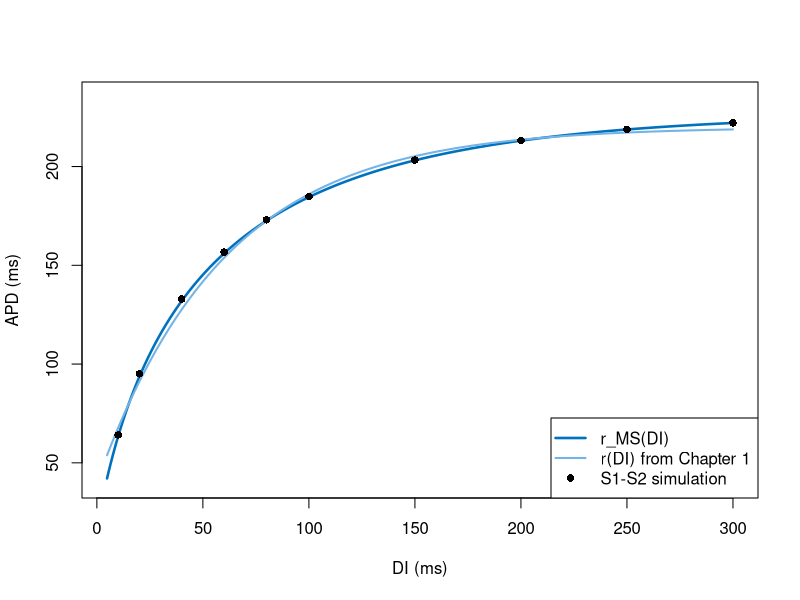

Reproduce this figure in R.
# Fig. 3.25: Restitution curve of the Mitchell-Schaeffer model (book, Section 3.5, Eq. 3.33)
# formula r_MS(DI), simulated S1-S2 measurement (three S1 stimuli 400 ms apart, then S2 after the pause DI), and r(DI) from Chapter 1
# (c) 2026 Philipp Kügler · Program for the book "Dynamical Systems in the Life Sciences" · MIT License (see LICENSE)
tin <- 0.3; tout <- 6; topen <- 100; tclose <- 115; vgate <- 0.13   # parameters in ms
hc <- 4 * tin / tout

simuliere <- function(T, reize, J = 0.2, dauer = 2, dt = 0.01, h_fest = FALSE) {
  # Euler's method for the Mitchell-Schaeffer model; stimulus current J for 'dauer' ms from each time in 'reize'
  N <- round(T / dt); t <- dt * (0:N)
  Jt <- numeric(N + 1)
  for (s in reize) Jt[t >= s - 1e-9 & t < s + dauer - 1e-9] <- J
  v <- numeric(N + 1); h <- rep(1, N + 1)
  for (n in 1:N) {
    dv <- h[n] * v[n]^2 * (1 - v[n]) / tin - v[n] / tout + Jt[n]
    dh <- if (h_fest) 0 else if (v[n] < vgate) (1 - h[n]) / topen else -h[n] / tclose
    v[n + 1] <- v[n] + dt * dv; h[n + 1] <- h[n] + dt * dh
  }
  list(t = t, v = v, h = h)
}
durchgaenge <- function(t, v, schwelle = 0.1) t[which(diff(sign(v - schwelle)) != 0)]   # start and end of the action potentials

x <- simuliere(500, 0)
d <- durchgaenge(x$t, x$v); apd <- d[2] - d[1]
he <- x$h[which(x$t >= d[2])[1]]                          # h at the end of the action potential
Delta <- apd - tclose * log(1 / hc)
r_ms <- function(DI) Delta + tclose * log((1 - (1 - he) * exp(-DI / topen)) / hc)
r_k1 <- function(DI) 220 - 180 * exp(-DI / 60)
x <- simuliere(1250, c(0, 400, 800))
d <- durchgaenge(x$t, x$v)
ende <- d[d > 805][1]                                     # end of the third action potential
DIs <- c(10, 20, 40, 60, 80, 100, 150, 200, 250, 300)
sim <- sapply(DIs, function(DI) {
  s2 <- ende + DI
  x <- simuliere(s2 + 400, c(0, 400, 800, s2))
  d <- durchgaenge(x$t, x$v); d <- d[d > s2 - 1]
  d[2] - d[1]
})
cat(sprintf("h_e = %.4f,  Delta = %.2f ms\n", he, Delta))
cat("DI:        ", sprintf("%5d", DIs), "\n")
cat("simulation:", sprintf("%5.1f", sim), "\n")
cat("formula:    ", sprintf("%5.1f", r_ms(DIs)), "\n")
DI <- seq(4.8, 300, length.out = 400)
plot(DI, r_ms(DI), type = "l", col = rgb(0, 0.447, 0.741), lwd = 2.5, ylim = c(40, 235), xlab = "DI (ms)", ylab = "APD (ms)")
lines(DI, r_k1(DI), col = rgb(0.45, 0.70, 0.90), lwd = 2)
points(DIs, sim, pch = 16)
legend("bottomright", legend = c("r_MS(DI)", "r(DI) from Chapter 1", "S1-S2 simulation"),
       col = c(rgb(0, 0.447, 0.741), rgb(0.45, 0.70, 0.90), "black"), lwd = c(2.5, 2, NA), pch = c(NA, NA, 16))
